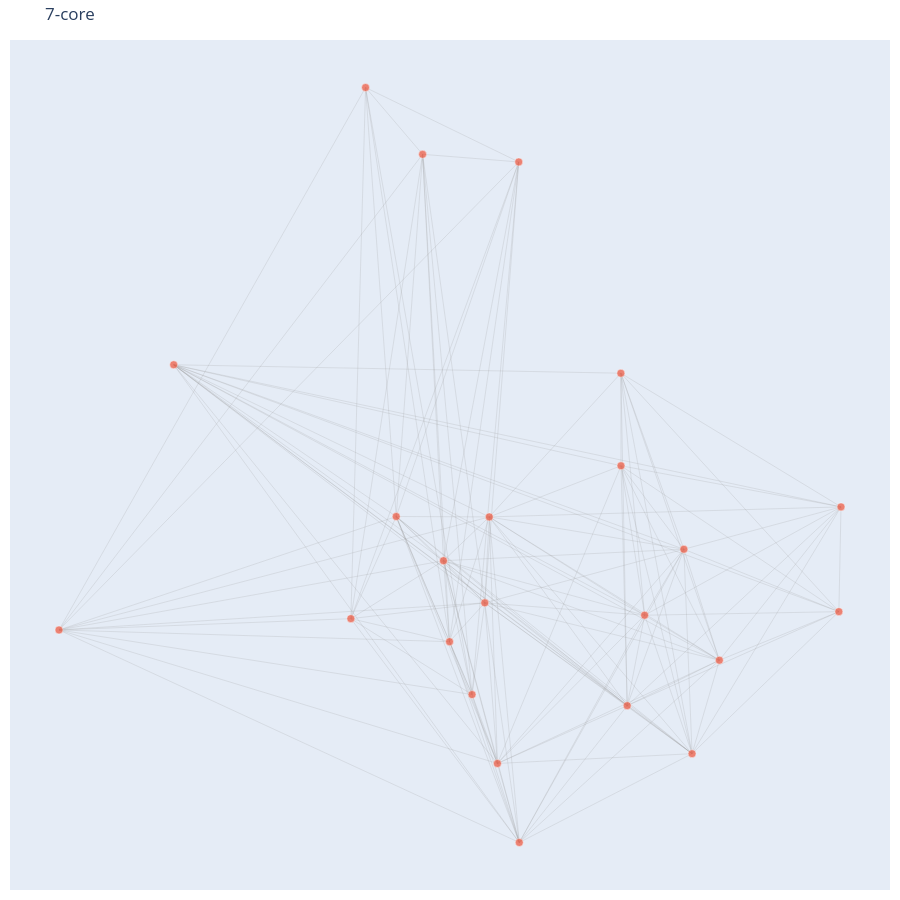

Notebook code for this chart:
### Markdown cell above
First, I try with **k = 7**, in order to see whether the result is comparable to the case studied by Herfeld and Doehne.

However, the resulting subgraph does not seem to be a good candidate for the epistemic core. Rather than capturing a broadly interdisciplinary backbone of the diffusion of information theory, it mainly selects publications belonging to a more specialized area, especially cognitive science. For that reason, I do not retain it as the epistemic core.

### Code cell
G_core = nx.k_core(G, k=7)
plot_graph(G_core, title = "7-core")

### Figure 1 — Plotly figure (JSON) as saved in the notebook; plotly's stock layout.template omitted (floating-point values rounded to 4 significant figures; data arrays with more than 128 entries replaced by an {"elided": "..."} marker saying what was removed)
{"data": [{"hoverinfo": "skip", "line": {"color": "rgba(150,150,150,0.4)", "width": 0.5}, "mode": "lines", "type": "scatter", "x": {"elided": "438 float values"}, "y": {"elided": "438 float values"}}, {"hoverinfo": "text", "marker": {"line": {"color": "white", "width": 0.5}, "size": [8, 8, 8, 8, 8, 8, 8, 8, 8, 8, 8, 8, 8, 8, 8, 8, 8, 8, 8, 8, 8, 8, 8], "sizemode": "diameter"}, "mode": "markers", "text": ["<b>ID</b>: https://openalex.org/W2164716611<br><b>reference_occurrence</b>: 5<br><b>degree</b>: 15<br><b>year</b>: 1968<br><b>doi</b>: 10.1111/j.1468-0149.1968.tb01392.x<br><b>title</b>: A MATERIALIST THEORY OF THE MIND<br><b>cited_by_count</b>: 1748<br><b>authors</b>: Elizabeth Kingdom<br>", "<b>ID</b>: https://openalex.org/W1586718744<br><b>reference_occurrence</b>: 5<br><b>degree</b>: 17<br><b>year</b>: 1966<br><b>doi</b>: 10.1016/s0065-2458(08)60418-0<br><b>title</b>: Speculations Concerning the First Ultraintelligent Machine<br><b>cited_by_count</b>: 630<br><b>authors</b>: I. J. Good<br>", "<b>ID</b>: https://openalex.org/W4247284182<br><b>reference_occurrence</b>: 6<br><b>degree</b>: 14<br><b>year</b>: 1971<br><b>doi</b>: 10.1080/00048407112341001<br><b>title</b>: Conclusive reasons<br><b>cited_by_count</b>: 521<br><b>authors</b>: Fred Dretske<br>", "<b>ID</b>: https://openalex.org/W2030297824<br><b>reference_occurrence</b>: 5<br><b>degree</b>: 14<br><b>year</b>: 1971<br><b>doi</b>: 10.2307/2217582<br><b>title</b>: Seeing and Knowing.<br><b>cited_by_count</b>: 383<br><b>authors</b>: Les Holborow; Fred Dretske<br>", "<b>ID</b>: https://openalex.org/W2053566542<br><b>reference_occurrence</b>: 7<br><b>degree</b>: 9<br><b>year</b>: 1960<br><b>doi</b>: 10.1037/h0093759<br><b>title</b>: The information available in brief visual presentations.<br><b>cited_by_count</b>: 4012<br><b>authors</b>: George Sperling<br>", "<b>ID</b>: https://openalex.org/W565145897<br><b>reference_occurrence</b>: 12<br><b>degree</b>: 16<br><b>year</b>: 1969<br><b>doi</b>: 10.7551/mitpress/3769.001.0001<br><b>title</b>: Information, Mechanism and Meaning<br><b>cited_by_count</b>: 661<br><b>authors</b>: D. M. MACKAY<br>", "<b>ID</b>: https://openalex.org/W1966081094<br><b>reference_occurrence</b>: 5<br><b>degree</b>: 15<br><b>year</b>: 1970<br><b>doi</b>: 10.2307/2217666<br><b>title</b>: Content and Consciousness.<br><b>cited_by_count</b>: 1142<br><b>authors</b>: N. J. H. Dent; Daniel C. Dennett<br>", "<b>ID</b>: https://openalex.org/W2044879021<br><b>reference_occurrence</b>: 11<br><b>degree</b>: 11<br><b>year</b>: 1973<br><b>doi</b>: 10.2307/429334<br><b>title</b>: Aesthetics and Psychobiology<br><b>cited_by_count</b>: 1936<br><b>authors</b>: William Blizek; D. E. Berlyne<br>", "<b>ID</b>: https://openalex.org/W2092338482<br><b>reference_occurrence</b>: 5<br><b>degree</b>: 15<br><b>year</b>: 1970<br><b>doi</b>: 10.2307/2271166<br><b>title</b>: Henry E. KyburgJr. , Probability and the logic of rational belief. Wesleyan University Press, Middletown, Conn., 1961, x + 350 pp.<br><b>cited_by_count</b>: 530<br><b>authors</b>: Peter Krauss<br>", "<b>ID</b>: https://openalex.org/W2066052452<br><b>reference_occurrence</b>: 10<br><b>degree</b>: 11<br><b>year</b>: 1961<br><b>doi</b>: 10.2307/1419430<br><b>title</b>: Applications of Information Theory to Psychology: A Summary of Basic Concepts, Methods, and Results<br><b>cited_by_count</b>: 366<br><b>authors</b>: Julian Hochberg; Fred Attneave<br>", "<b>ID</b>: https://openalex.org/W2063114375<br><b>reference_occurrence</b>: 5<br><b>degree</b>: 11<br><b>year</b>: 1961<br><b>doi</b>: 10.1002/j.1538-7305.1961.tb03987.x<br><b>title</b>: Short-Term Memory in Vision<br><b>cited_by_count</b>: 874<br><b>authors</b>: Emanuel Averbach; A. S. Coriell<br>", "<b>ID</b>: https://openalex.org/W4242331858<br><b>reference_occurrence</b>: 5<br><b>degree</b>: 15<br><b>year</b>: 1970<br><b>doi</b>: 10.2307/2024710<br><b>title</b>: Epistemic Operators<br><b>cited_by_count</b>: 982<br><b>authors</b>: Fred Dretske<br>", "<b>ID</b>: https://openalex.org/W2314062728<br><b>reference_occurrence</b>: 5<br><b>degree</b>: 9<br><b>year</b>: 1975<br><b>doi</b>: 10.2307/1421906<br><b>title</b>: An Introduction to Perception<br><b>cited_by_count</b>: 365<br><b>authors</b>: Randolph Blake; Irvin Rock<br>", "<b>ID</b>: https://openalex.org/W2254147684<br><b>reference_occurrence</b>: 6<br><b>degree</b>: 10<br><b>year</b>: 1974<br><b>doi</b>: nan<br><b>title</b>: Semantics and Philosophy<br><b>cited_by_count</b>: 734<br><b>authors</b>: Peter Unger; Milton K. Munitz<br>", "<b>ID</b>: https://openalex.org/W2019781611<br><b>reference_occurrence</b>: 5<br><b>degree</b>: 15<br><b>year</b>: 1967<br><b>doi</b>: 10.1007/bf00485040<br><b>title</b>: Information and inference<br><b>cited_by_count</b>: 123<br><b>authors</b>: Isaac Levi<br>", "<b>ID</b>: https://openalex.org/W2318218960<br><b>reference_occurrence</b>: 5<br><b>degree</b>: 10<br><b>year</b>: 1974<br><b>doi</b>: 10.2307/1422031<br><b>title</b>: Pattern Recognition, Learning, and Thought<br><b>cited_by_count</b>: 93<br><b>authors</b>: Paul M. Wortman; Leonard Uhr<br>", "<b>ID</b>: https://openalex.org/W3005278268<br><b>reference_occurrence</b>: 6<br><b>degree</b>: 12<br><b>year</b>: 1964<br><b>doi</b>: nan<br><b>title</b>: Language and Information<br><b>cited_by_count</b>: 445<br><b>authors</b>: Yehoshua Bar‐Hillel<br>", "<b>ID</b>: https://openalex.org/W1966129247<br><b>reference_occurrence</b>: 7<br><b>degree</b>: 11<br><b>year</b>: 1963<br><b>doi</b>: 10.1093/analys/23.6.121<br><b>title</b>: Is Justified True Belief Knowledge?<br><b>cited_by_count</b>: 2910<br><b>authors</b>: Edmund L. Gettier<br>", "<b>ID</b>: https://openalex.org/W2401717588<br><b>reference_occurrence</b>: 5<br><b>degree</b>: 17<br><b>year</b>: 1966<br><b>doi</b>: 10.1111/j.2517-6161.1966.tb00668.x<br><b>title</b>: A Derivation of the Probabilistic Explication of Information<br><b>cited_by_count</b>: 57<br><b>authors</b>: I. J. Good<br>", "<b>ID</b>: https://openalex.org/W2332395053<br><b>reference_occurrence</b>: 4<br><b>degree</b>: 10<br><b>year</b>: 1962<br><b>doi</b>: 10.2307/2182985<br><b>title</b>: Thought and Object<br><b>cited_by_count</b>: 137<br><b>authors</b>: James K. Mish'alani<br>", "<b>ID</b>: https://openalex.org/W2993200506<br><b>reference_occurrence</b>: 5<br><b>degree</b>: 15<br><b>year</b>: 1965<br><b>doi</b>: 10.2307/2023571<br><b>title</b>: Deductive Cogency in Inductive Inference<br><b>cited_by_count</b>: 54<br><b>authors</b>: Isaac Levi<br>", "<b>ID</b>: https://openalex.org/W2001040811<br><b>reference_occurrence</b>: 5<br><b>degree</b>: 14<br><b>year</b>: 1971<br><b>doi</b>: 10.1097/00006324-197110000-00019<br><b>title</b>: Information – Processing Approaches to Visual Perception<br><b>cited_by_count</b>: 193<br><b>authors</b>: Ralph Norman Haber<br>", "<b>ID</b>: https://openalex.org/W1994063459<br><b>reference_occurrence</b>: 17<br><b>degree</b>: 14<br><b>year</b>: 1964<br><b>doi</b>: 10.2307/1419296<br><b>title</b>: Uncertainty and Structure as Psychological Concepts<br><b>cited_by_count</b>: 1515<br><b>authors</b>: D. Ε. Broadbent; W. R. Garner<br>"], "type": "scatter", "x": [0.6524, 0.6388, 0.6896, 0.6995, 0.6191, 0.6504, 0.5707, 0.6836, 0.7016, 0.6335, 0.6578, 0.6852, 0.7386, 0.6836, 0.6579, 0.7392, 0.6403, 0.646, 0.6492, 0.6154, 0.6269, 0.7085, 0.5417], "y": [-0.4094, -0.3667, -0.3782, -0.3643, -0.2673, -0.3575, -0.3256, -0.3468, -0.4073, -0.2813, -0.2829, -0.3972, -0.3775, -0.3273, -0.426, -0.3554, -0.3838, -0.3949, -0.3756, -0.3789, -0.3575, -0.3877, -0.3813]}], "layout": {"height": 900, "hovermode": "closest", "margin": {"b": 10, "l": 10, "r": 10, "t": 40}, "showlegend": false, "title": {"text": "7-core"}, "xaxis": {"showgrid": false, "showticklabels": false, "zeroline": false}, "yaxis": {"showgrid": false, "showticklabels": false, "zeroline": false}}}
